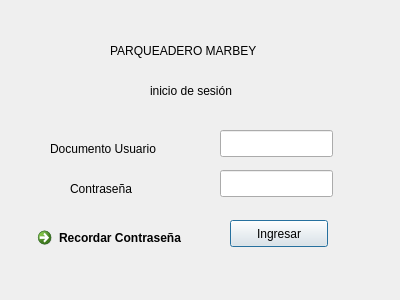
<?xml version="1.0" encoding="UTF-8"?>
<ui version="4.0">
 <class>Dialog</class>
 <widget class="QDialog" name="Dialog">
  <property name="geometry">
   <rect>
    <x>0</x>
    <y>0</y>
    <width>400</width>
    <height>300</height>
   </rect>
  </property>
  <property name="windowTitle">
   <string>Dialog</string>
  </property>
  <property name="sizeGripEnabled">
   <bool>false</bool>
  </property>
  <property name="modal">
   <bool>false</bool>
  </property>
  <widget class="QPushButton" name="btnIngresar">
   <property name="geometry">
    <rect>
     <x>230</x>
     <y>220</y>
     <width>98</width>
     <height>27</height>
    </rect>
   </property>
   <property name="text">
    <string>Ingresar</string>
   </property>
  </widget>
  <widget class="QLineEdit" name="txtUser">
   <property name="geometry">
    <rect>
     <x>220</x>
     <y>130</y>
     <width>113</width>
     <height>27</height>
    </rect>
   </property>
  </widget>
  <widget class="QLineEdit" name="txtClave">
   <property name="geometry">
    <rect>
     <x>220</x>
     <y>170</y>
     <width>113</width>
     <height>27</height>
    </rect>
   </property>
  </widget>
  <widget class="QLabel" name="label">
   <property name="geometry">
    <rect>
     <x>50</x>
     <y>140</y>
     <width>131</width>
     <height>17</height>
    </rect>
   </property>
   <property name="text">
    <string>Documento Usuario</string>
   </property>
  </widget>
  <widget class="QLabel" name="label_2">
   <property name="geometry">
    <rect>
     <x>70</x>
     <y>180</y>
     <width>81</width>
     <height>17</height>
    </rect>
   </property>
   <property name="text">
    <string>Contraseña</string>
   </property>
  </widget>
  <widget class="QLabel" name="label_3">
   <property name="geometry">
    <rect>
     <x>110</x>
     <y>40</y>
     <width>171</width>
     <height>21</height>
    </rect>
   </property>
   <property name="text">
    <string>PARQUEADERO MARBEY</string>
   </property>
  </widget>
  <widget class="QLabel" name="label_4">
   <property name="geometry">
    <rect>
     <x>150</x>
     <y>80</y>
     <width>101</width>
     <height>21</height>
    </rect>
   </property>
   <property name="text">
    <string>inicio de sesión</string>
   </property>
  </widget>
  <widget class="QCommandLinkButton" name="btnRecordar">
   <property name="geometry">
    <rect>
     <x>30</x>
     <y>220</y>
     <width>161</width>
     <height>41</height>
    </rect>
   </property>
   <property name="text">
    <string>Recordar Contraseña</string>
   </property>
  </widget>
 </widget>
 <resources/>
 <connections/>
</ui>
